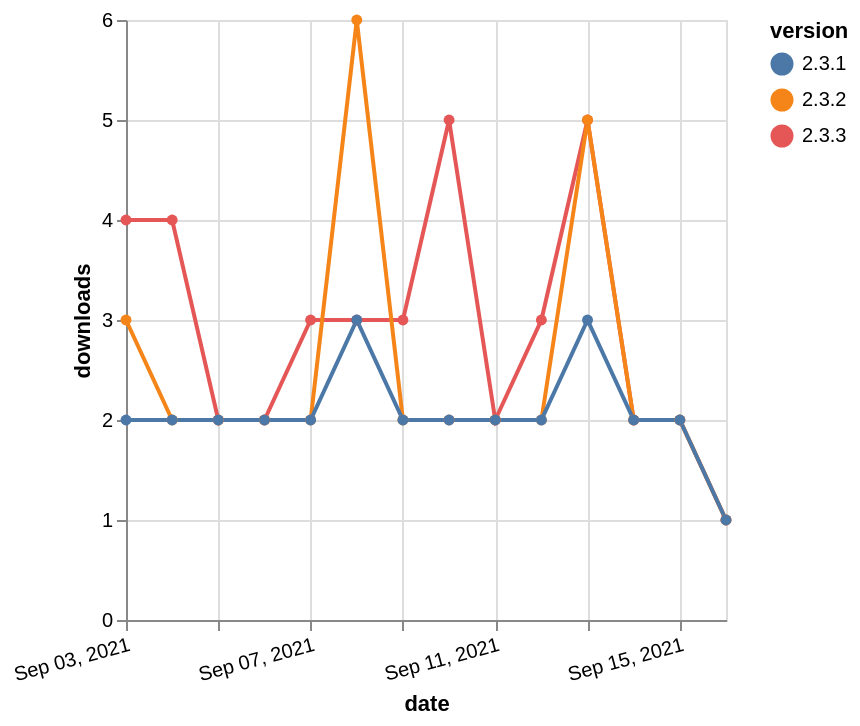

Describe this chart as a Vega-Lite specification.
### Vega-Lite specification from a JSON file in a GitHub repository (floating-point values rounded to 4 significant figures)
{"$schema": "https://vega.github.io/schema/vega-lite/v5.json", "description": "A simple bar chart with embedded data.", "data": {"values": [{"date": "2021-09-03", "total": 3080, "delta": 4, "version": "2.3.3"}, {"date": "2021-09-04", "total": 3084, "delta": 4, "version": "2.3.3"}, {"date": "2021-09-05", "total": 3086, "delta": 2, "version": "2.3.3"}, {"date": "2021-09-06", "total": 3088, "delta": 2, "version": "2.3.3"}, {"date": "2021-09-07", "total": 3091, "delta": 3, "version": "2.3.3"}, {"date": "2021-09-08", "total": 3094, "delta": 3, "version": "2.3.3"}, {"date": "2021-09-09", "total": 3097, "delta": 3, "version": "2.3.3"}, {"date": "2021-09-10", "total": 3102, "delta": 5, "version": "2.3.3"}, {"date": "2021-09-11", "total": 3104, "delta": 2, "version": "2.3.3"}, {"date": "2021-09-12", "total": 3107, "delta": 3, "version": "2.3.3"}, {"date": "2021-09-13", "total": 3112, "delta": 5, "version": "2.3.3"}, {"date": "2021-09-14", "total": 3114, "delta": 2, "version": "2.3.3"}, {"date": "2021-09-15", "total": 3116, "delta": 2, "version": "2.3.3"}, {"date": "2021-09-16", "total": 3117, "delta": 1, "version": "2.3.3"}, {"date": "2021-09-03", "total": 4305, "delta": 3, "version": "2.3.2"}, {"date": "2021-09-04", "total": 4307, "delta": 2, "version": "2.3.2"}, {"date": "2021-09-05", "total": 4309, "delta": 2, "version": "2.3.2"}, {"date": "2021-09-06", "total": 4311, "delta": 2, "version": "2.3.2"}, {"date": "2021-09-07", "total": 4313, "delta": 2, "version": "2.3.2"}, {"date": "2021-09-08", "total": 4319, "delta": 6, "version": "2.3.2"}, {"date": "2021-09-09", "total": 4321, "delta": 2, "version": "2.3.2"}, {"date": "2021-09-10", "total": 4323, "delta": 2, "version": "2.3.2"}, {"date": "2021-09-11", "total": 4325, "delta": 2, "version": "2.3.2"}, {"date": "2021-09-12", "total": 4327, "delta": 2, "version": "2.3.2"}, {"date": "2021-09-13", "total": 4332, "delta": 5, "version": "2.3.2"}, {"date": "2021-09-14", "total": 4334, "delta": 2, "version": "2.3.2"}, {"date": "2021-09-15", "total": 4336, "delta": 2, "version": "2.3.2"}, {"date": "2021-09-16", "total": 4337, "delta": 1, "version": "2.3.2"}, {"date": "2021-09-03", "total": 2235, "delta": 2, "version": "2.3.1"}, {"date": "2021-09-04", "total": 2237, "delta": 2, "version": "2.3.1"}, {"date": "2021-09-05", "total": 2239, "delta": 2, "version": "2.3.1"}, {"date": "2021-09-06", "total": 2241, "delta": 2, "version": "2.3.1"}, {"date": "2021-09-07", "total": 2243, "delta": 2, "version": "2.3.1"}, {"date": "2021-09-08", "total": 2246, "delta": 3, "version": "2.3.1"}, {"date": "2021-09-09", "total": 2248, "delta": 2, "version": "2.3.1"}, {"date": "2021-09-10", "total": 2250, "delta": 2, "version": "2.3.1"}, {"date": "2021-09-11", "total": 2252, "delta": 2, "version": "2.3.1"}, {"date": "2021-09-12", "total": 2254, "delta": 2, "version": "2.3.1"}, {"date": "2021-09-13", "total": 2257, "delta": 3, "version": "2.3.1"}, {"date": "2021-09-14", "total": 2259, "delta": 2, "version": "2.3.1"}, {"date": "2021-09-15", "total": 2261, "delta": 2, "version": "2.3.1"}, {"date": "2021-09-16", "total": 2262, "delta": 1, "version": "2.3.1"}]}, "width": "container", "mark": {"type": "line", "point": {"filled": true}}, "encoding": {"x": {"field": "date", "type": "temporal", "timeUnit": "yearmonthdate", "title": "date", "axis": {"labelAngle": -15}}, "y": {"field": "delta", "type": "quantitative", "title": "downloads"}, "color": {"field": "version", "type": "nominal"}, "tooltip": {"field": "delta"}}}
